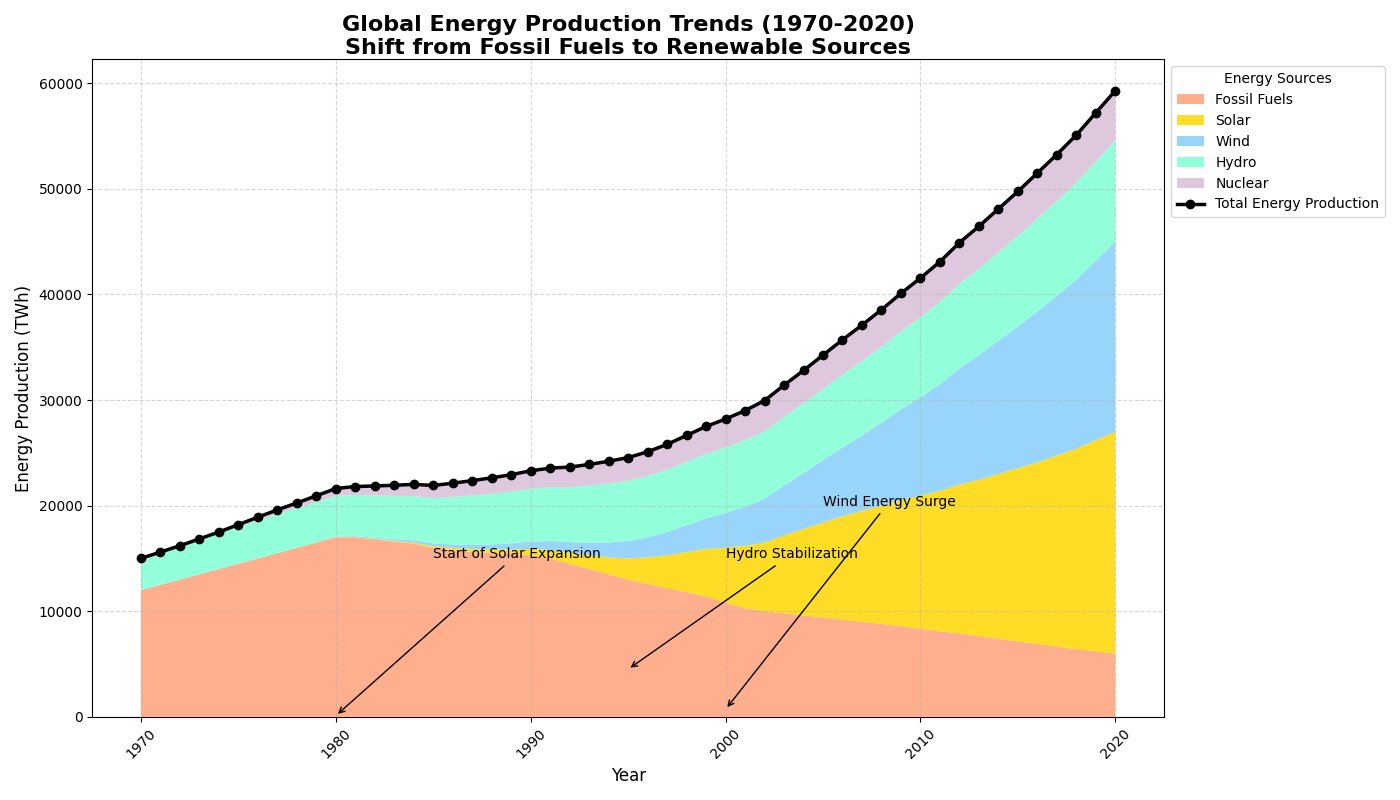

Recreate this plot in Python.
import matplotlib.pyplot as plt
import numpy as np

# Title and backstory:
# This script visualizes the hypothetical energy production trends from different sources
# over a span of 50 years, from 1970 to 2020. It also highlights the decline of fossil fuels
# and the rise of renewable energy sources during the period. The data is explicitly constructed
# to reflect the general global shift in energy production practices.

# Define years from 1970 to 2020
years = np.arange(1970, 2021)

# Energy production data (in terawatt-hours) from various sources (Fossil Fuels, Solar, Wind, Hydro, Nuclear)
fossil_fuels = [12000, 12500, 13000, 13500, 14000, 14500, 15000, 15500, 16000, 16500,
                17000, 17000, 16800, 16600, 16400, 16000, 15800, 15600, 15500, 15400,
                15300, 15000, 14500, 14000, 13500, 13000, 12600, 12200, 11800, 11400,
                10800, 10300, 10000, 9800, 9600, 9400, 9200, 9000, 8800, 8600,
                8350, 8100, 7900, 7650, 7400, 7150, 6900, 6650, 6400, 6200, 6000]

solar = [0, 0, 0, 0, 0, 0, 0, 0, 0, 10,
         20, 30, 50, 70, 100, 150, 200, 270, 350, 450,
         600, 800, 1050, 1300, 1600, 2000, 2500, 3100, 3800, 4500,
         5200, 5900, 6500, 7400, 8200, 9000, 9800, 10500, 11200, 11900,
         12600, 13300, 14100, 14800, 15600, 16400, 17200, 18100, 19000, 20000, 21000]

wind = [0, 0, 0, 0, 0, 0, 0, 0, 0, 20,
        50, 80, 110, 160, 210, 260, 320, 400, 480, 580,
        700, 850, 1000, 1200, 1400, 1650, 1900, 2200, 2550, 2900,
        3300, 3700, 4150, 4700, 5300, 5900, 6500, 7150, 7850, 8600,
        9300, 10100, 11000, 11800, 12600, 13400, 14300, 15100, 16000, 17000, 18000]

hydro = [3000, 3100, 3200, 3300, 3400, 3500, 3600, 3700, 3750, 3800,
         3850, 3900, 4000, 4100, 4200, 4300, 4500, 4700, 4800, 4900,
         5000, 5100, 5200, 5400, 5600, 5700, 5800, 5900, 6000, 6100,
         6200, 6300, 6400, 6500, 6600, 6750, 6900, 7050, 7200, 7400,
         7600, 7800, 8000, 8200, 8400, 8600, 8800, 9000, 9200, 9400, 9600]

nuclear = [0, 0, 0, 50, 100, 200, 300, 400, 500, 600,
           700, 800, 900, 1000, 1100, 1200, 1300, 1400, 1500, 1600,
           1700, 1800, 1900, 2000, 2100, 2200, 2300, 2400, 2500, 2600,
           2700, 2800, 2900, 3000, 3100, 3200, 3300, 3400, 3500, 3600,
           3700, 3800, 3900, 4000, 4100, 4200, 4300, 4400, 4500, 4600, 4700]

# Convert lists to numpy arrays for easier arithmetic operations
fossil_fuels = np.array(fossil_fuels)
solar = np.array(solar)
wind = np.array(wind)
hydro = np.array(hydro)
nuclear = np.array(nuclear)

# Combine the data for stackplot
energy_data = np.row_stack([fossil_fuels, solar, wind, hydro, nuclear])

# Define labels and colors for the energy sources
sources = ['Fossil Fuels', 'Solar', 'Wind', 'Hydro', 'Nuclear']
colors = ['#FFA07A', '#FFD700', '#87CEFA', '#7FFFD4', '#D8BFD8']

# Create the figure and axis
fig, ax = plt.subplots(figsize=(14, 8))

# Create the stacked area plot
ax.stackplot(years, energy_data, labels=sources, colors=colors, alpha=0.85)

# Overlay a line plot highlighting the total energy production
total_energy = energy_data.sum(axis=0)
ax.plot(years, total_energy, color='black', linewidth=2.5, marker='o', label='Total Energy Production')

# Titles and labels
ax.set_title("Global Energy Production Trends (1970-2020)\nShift from Fossil Fuels to Renewable Sources", 
             fontsize=16, fontweight='bold', wrap=True)
ax.set_xlabel('Year', fontsize=12)
ax.set_ylabel('Energy Production (TWh)', fontsize=12)

# Customize the grid for better readability
ax.grid(True, linestyle='--', alpha=0.5)

# Add a legend outside the plot to avoid clutter
ax.legend(loc='upper left', bbox_to_anchor=(1, 1), fontsize=10, title='Energy Sources')

# Add annotations to highlight significant milestones
ax.annotate('Start of Solar Expansion', xy=(1980, 100), xytext=(1985, 15000),
            arrowprops=dict(facecolor='black', arrowstyle='->'), fontsize=10)
ax.annotate('Wind Energy Surge', xy=(2000, 700), xytext=(2005, 20000),
            arrowprops=dict(facecolor='black', arrowstyle='->'), fontsize=10)
ax.annotate('Hydro Stabilization', xy=(1995, 4500), xytext=(2000, 15000),
            arrowprops=dict(facecolor='black', arrowstyle='->'), fontsize=10)

# Rotate x-axis labels for readability
plt.xticks(rotation=45)

# Automatically adjust layout to prevent text overlap
plt.tight_layout()

# Display the plot
plt.show()
